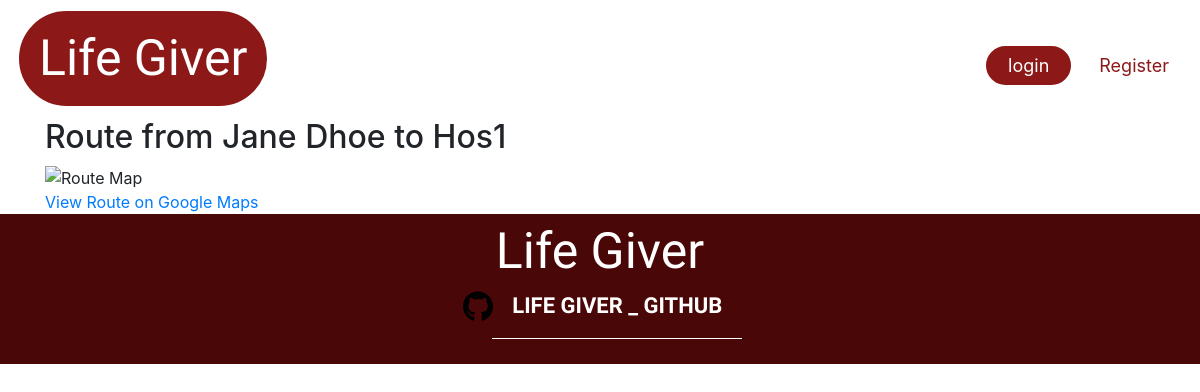
Page /distance/2/1 on the committed database.
### Lifegiver_test/lifegiver/models.py (models this page shows, shortened)
class Donor(db.Model, UserMixin):
    __tablename__ = 'donor'
    id = db.Column(db.Integer, primary_key=True)
    first_name = db.Column(db.String(100), nullable=False)
    last_name = db.Column(db.String(100), nullable=False)
    password = db.Column(db.String(60), nullable=False)
    email = db.Column(db.String(120), unique=True, nullable=False)
    image_file = db.Column(db.String(20), nullable=False, default='default.jpg')
    age = db.Column(db.Integer, nullable=False)
    phone_number = db.Column(db.String(45), nullable=False)
    blood_type = db.Column(db.Enum('O-', 'O+', 'A-', 'A+', 'B-', 'B+', 'AB-', 'AB+'), nullable=False)
    street = db.Column(db.String(500), nullable=False)
    city = db.Column(db.String(100), nullable=False)
    province = db.Column(db.String(100), nullable=False)
    zip_code = db.Column(db.String(45), nullable=False)
    country = db.Column(db.String(100), nullable=False)
    registration_date = db.Column(db.DateTime, nullable=False, default=datetime.now)
    national_id = db.Column(db.String(45), unique=True, nullable=False)
    lat = db.Column(db.Float, nullable=True)
    lng = db.Column(db.Float, nullable=True)
    donation_count = db.Column(db.Integer, default=0)
    donor_donations = db.relationship('UserDonation', backref='donor', lazy=True)

class Hospital(db.Model, UserMixin):
    __tablename__ = 'hospital'
    id = db.Column(db.Integer, primary_key=True)
    name = db.Column(db.String(225), nullable=False)
    image_file = db.Column(db.String(20), nullable=False, default='default1.png')
    street = db.Column(db.String(500), nullable=True)
    city = db.Column(db.String(100), nullable=True)
    province = db.Column(db.String(100), nullable=True)
    zip_code = db.Column(db.String(45), nullable=True)
    country = db.Column(db.String(100), nullable=True)
    phone_number = db.Column(db.String(45), nullable=False)
    email = db.Column(db.String(125), unique=True, nullable=False)
    password = db.Column(db.String(60), nullable=False)
    barcode = db.Column(db.String(100), unique=True, nullable=False)
    lat = db.Column(db.Float, nullable=True)
    lng = db.Column(db.Float, nullable=True)
    hospital_donations = db.relationship('UserDonation', backref='hospital_donation', lazy=True)
    hospital_requests = db.relationship('DonationRequest', backref='hospital_request', lazy=True)
    urgent_requests = db.relationship('UrgentRequest', backref='hospital_urgent_request', lazy=True)

### Lifegiver_test/lifegiver/route.py (the view)
@app.route('/distance/<int:donor_id>/<int:hospital_id>', methods=['GET', 'POST'], strict_slashes=False)
def distance(donor_id, hospital_id):
    donor = Donor.query.get_or_404(donor_id)
    hospital = Hospital.query.get_or_404(hospital_id)
    directions_url = f"https://www.google.com/maps/dir/?api=1&origin={donor.lat},{donor.lng}&destination={hospital.lat},{hospital.lng}&travelmode=driving"
    map_url = f"https://maps.googleapis.com/maps/api/staticmap?size=600x400&markers=color:red%7Clabel:D%7C{donor.lat},{donor.lng}&markers=color:blue%7Clabel:H%7C{hospital.lat},{hospital.lng}&path=color:0x0000ff%7Cweight:5%7C{donor.lat},{donor.lng}%7C{hospital.lat},{hospital.lng}&key={current_app.config['GOOGLE_MAPS_API_KEY']}"
    return render_template('distance.html', title='Distance Calculation', donor=donor, hospital=hospital, directions_url=directions_url)

### Lifegiver_test/lifegiver/templates/distance.html
{% extends 'layout.html' %}
{% block content %}
<div class="container">
    <h2>Route from {{ donor.first_name }} {{ donor.last_name }} to {{ hospital.name }}</h2>
    <img src="{{ map_url }}" alt="Route Map" style="width: 100%; max-width: 600px;">
    <br>
    <a href="{{ directions_url }}" target="_blank">View Route on Google Maps</a>
</div>
{% endblock %}

### Lifegiver_test/lifegiver/static/css/loading.css (style rules this page uses)
:root { --border-width: 7px; }
* { margin: 0; padding: 0; }

### rows in the picture
Donor: first_name "Jane", last_name "Dhoe"
Hospital: name "Hos1"
